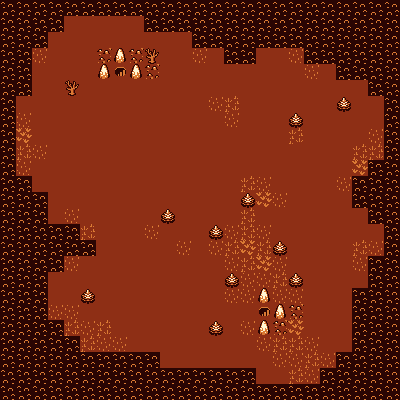

Below is a game level as drawn by its tile map, then a one-line description and the .tmx file that defines it, in full:
An orthogonal 25x25 tile map with 16x16 px tiles, 1 tile layer (Tile Layer 1) and 8 objects (4x Villain, 2x MapLink, Campfire, PlayerStart).

<map version="1.0" orientation="orthogonal" renderorder="right-down" width="25" height="25" tilewidth="16" tileheight="16" nextobjectid="10">
 <properties>
  <property name="Sunlight" type="bool" value="true" />
 </properties>
 <tileset firstgid="1" source="tileset.tsx" />
 <layer name="Tile Layer 1" width="25" height="25">
  <data encoding="csv">
57,57,57,57,57,57,57,57,57,57,57,57,57,57,57,57,57,57,57,57,57,57,57,57,57,
57,57,57,57,51,51,51,51,51,57,57,57,57,57,57,57,57,57,57,57,57,57,57,57,57,
57,57,57,51,51,51,51,51,51,51,51,51,57,57,57,57,57,57,57,57,57,57,57,57,57,
57,57,52,51,51,51,69,67,69,59,51,51,52,51,57,57,51,51,52,57,57,57,57,57,57,
57,57,51,51,51,51,67,66,67,69,51,51,51,51,51,51,51,51,51,52,51,57,57,57,57,
57,57,51,51,59,51,51,51,51,51,51,51,51,51,51,51,51,51,51,51,51,51,51,57,57,
57,51,51,51,51,51,51,51,51,51,51,51,51,52,53,51,51,51,51,51,51,58,51,51,57,
57,52,51,51,51,51,51,51,51,51,51,51,51,51,52,51,51,51,58,51,51,51,51,51,57,
57,54,51,51,51,51,51,51,51,51,51,51,51,51,51,51,51,51,53,51,51,51,51,52,57,
57,53,52,51,51,51,51,51,51,51,51,51,51,51,51,51,51,51,51,51,51,51,53,53,57,
57,52,51,51,51,51,51,51,51,51,51,51,51,51,51,51,51,51,51,51,51,51,54,57,57,
57,57,51,51,51,51,51,51,51,51,51,51,51,51,51,53,52,51,51,51,51,52,57,57,57,
57,57,57,51,51,51,51,51,51,51,51,51,51,51,51,58,54,52,51,51,51,51,57,57,57,
57,57,57,51,52,51,51,51,51,51,58,51,51,51,51,53,51,51,51,51,51,51,51,57,57,
57,57,57,57,57,53,51,51,51,52,51,51,51,58,52,53,52,51,51,51,51,51,51,51,57,
57,57,57,57,57,57,51,51,51,51,51,52,51,52,53,54,53,58,51,51,51,51,53,52,57,
57,57,57,57,52,51,51,51,51,51,51,51,51,51,52,53,54,52,51,51,51,51,52,57,57,
57,57,57,51,51,51,51,51,51,51,51,51,51,51,58,52,52,53,58,51,51,51,51,57,57,
57,57,57,51,51,58,51,51,51,51,51,51,51,51,52,52,67,52,52,51,51,51,57,57,57,
57,57,57,52,52,51,51,51,51,51,51,51,51,51,51,51,66,67,69,51,51,51,57,57,57,
57,57,57,57,53,52,53,51,51,51,51,51,51,58,51,52,67,69,54,51,51,51,57,57,57,
57,57,57,57,57,53,52,52,51,51,51,51,51,51,51,51,52,53,53,52,51,51,57,57,57,
57,57,57,57,57,57,57,57,57,57,51,51,51,51,51,51,51,52,52,53,52,57,57,57,57,
57,57,57,57,57,57,57,57,57,57,57,57,57,57,57,57,51,51,53,52,57,57,57,57,57,
57,57,57,57,57,57,57,57,57,57,57,57,57,57,57,57,57,57,57,57,57,57,57,57,57
</data>
 </layer>
 <objectgroup name="Object Layer 1">
  <object id="1" name="Campfire" type="Campfire" gid="88" x="192" y="192" width="16" height="16" />
  <object id="2" name="PlayerStart" type="PlayerStart" gid="191" x="192" y="176" width="16" height="16" />
  <object id="3" name="to_dungeon" type="MapLink" x="112" y="64" width="16" height="16">
   <properties>
    <property name="DestMap" value="map02" />
    <property name="DestX" type="int" value="7" />
    <property name="DestY" type="int" value="5" />
   </properties>
  </object>
  <object id="5" name="Slime" type="Villain" gid="218" x="64" y="48" width="16" height="16" />
  <object id="6" name="Slime" type="Villain" gid="218" x="176" y="64" width="16" height="16" />
  <object id="7" name="Slime" type="Villain" gid="218" x="96" y="336" width="16" height="16" />
  <object id="8" name="Slime" type="Villain" gid="218" x="288" y="352" width="16" height="16" />
  <object id="9" name="to_dungeon" type="MapLink" x="256" y="304" width="16" height="16">
   <properties>
    <property name="DestMap" value="map02" />
    <property name="DestX" type="int" value="15" />
    <property name="DestY" type="int" value="19" />
   </properties>
  </object>
 </objectgroup>
</map>
